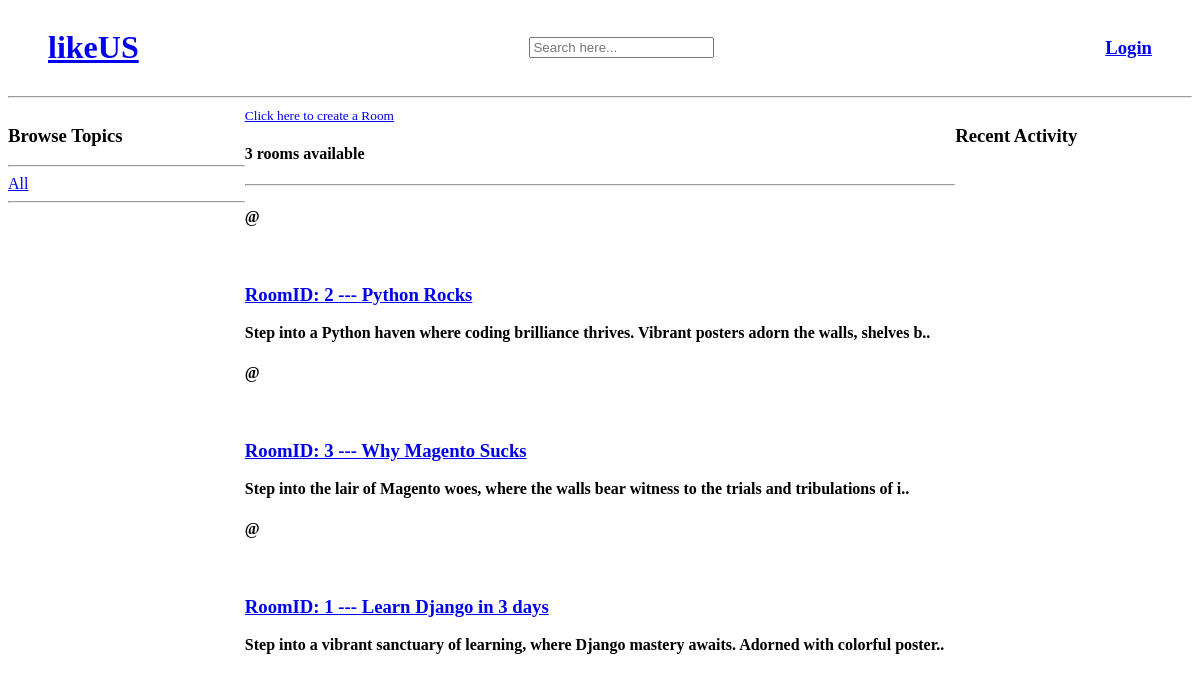
The app's page /, older data.
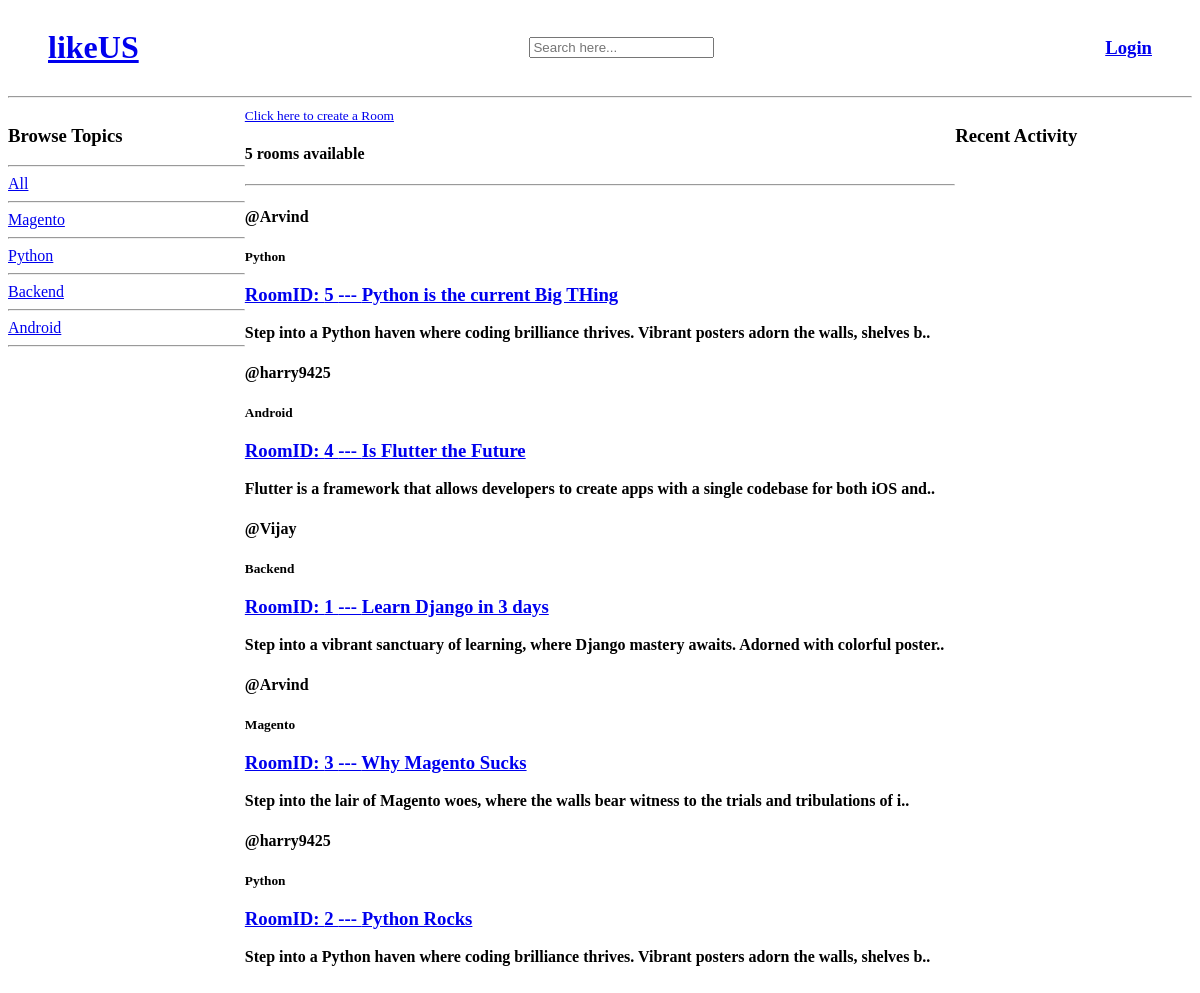
The same page, newer data.
### base/models.py (models this page shows, shortened)
class Room(models.Model):
    host=models.ForeignKey(User,on_delete=models.SET_NULL,null=True)
    topic=models.ForeignKey(Topic, on_delete=models.SET_NULL,null=True)
    name=models.CharField(max_length=100)
    description=models.CharField(max_length=500,null=True)
    created=models.DateTimeField(auto_now_add=True)
    updated=models.DateTimeField(auto_now=True)
    participants=models.ManyToManyField(User,related_name="participants",blank=True)
    class Meta:
        ordering=['-updated','-created']

class Topic(models.Model):
    name=models.CharField(max_length=30)

### base/views.py (the view)
# urls.py: path("",views.home, name="home"),
def home(request):
    q=request.GET.get('q')
    allroom=Room.objects.filter(
        Q(topic__name__icontains=("" if q==None else q)) |
        Q(name__icontains=("" if q==None else q)) |
        Q(description__icontains=("" if q==None else q))
    )
    alltopics=Topic.objects.all()
    roomscount=len(allroom)
    context={'rooms':allroom,'topics':alltopics,'roomscount':roomscount}
    return render(request,'base/home.html',context)

### base/templates/base/home.html (shortened to what this page needs)
{% extends "main.html" %}
{% block content %}
<div class="home-container">
    <div>
        <h3>Browse Topics</h3>
        <hr>
        <div>
            <div>
                <a href="{% url "home" %}">All</a>
                <br><hr>
            </div>
            {% for x in topics %}
                <div>
                    <a href="{% url "home" %}?q={{x.name}}">{{x.name}}</a>
                    <br><hr>
                </div>
            {% endfor %}
        </div>
    </div>
    <div>
        <small><a href={% url "create-room" %}>Click here to create a Room</a></small>
        <br>
        <h4>{{roomscount}} rooms available<h4>
        <div>
            <div>
                <hr>
                {% for x in rooms %}
                    <div>
                        <h4>@{{x.host.username}}</h4>
                        <small>{{x.topic.name}}</small><br>
                            <a href="{% url 'room' x.id %}">
                                <h3>RoomID: {{x.id}} --- {{x.name}}</h3>
                            </a>
                        <p>{{x.description | slice:":100"}}..</p>
                    </div>
                {% endfor %}
            </div>
        </div>
    </div>
    <div>
        <h3>Recent Activity</h3>
    </div>
</div>
{% endblock content %}

### templates/main.html (shortened to what this page needs)
<!DOCTYPE html>
<html>
    <head>
        <link rel="stylesheet" href="">
    </head>
    <body>
        {% include "navbar.html" %}
        {% block content %}
        {% endblock content %}
    </body>
</html>

### templates/navbar.html (shortened to what this page needs)
<div class="nav-container">
<div>
    <a href="/">
        {% if request.user.is_authenticated %}
        <h1>
            Hi {{request.user.username}}
        </h1>
        {% else %}
        <h1>
            likeUS
        </h1>
        {% endif %}
    </a>
</div>
<div>
    <form method="GET" action="{% url "home" %}">
        <input type="text" placeholder="Search here..." name="q"/>
    </form>
</div>
<div>
    {% if request.user.is_authenticated %}
    <a href='{% url "logout" %}'><h3>Logout</h3></a>
    {% else  %}
    <a href='{% url "login" %}'><h3>Login</h3></a>
    {% endif %}
</div>
</div>
<hr>

### templates/navbar.html (style rules this page uses)
.nav-container { display:flex; flex-direction:row; justify-content:space-between; align-items:center; margin: 0px 40px 0px 40px; }

### base/templates/base/home.html (style rules this page uses)
.home-container { display:grid; grid-template-columns:1fr 3fr 1fr; }

Row changes from the older to the newer data that the page shows:
added Topic: name "Magento"
added Topic: name "Python"
added Topic: name "Backend"
added Topic: name "Android"
added Room: host.username "Arvind", topic.name "Python", id "5", name "Python is the current Big THing", description "Step into a Python haven where coding brilliance thrives. Vibrant posters adorn the walls, shelves b"
added Room: host.username "harry9425", topic.name "Android", id "4", name "Is Flutter the Future", description "Flutter is a framework that allows developers to create apps with a single codebase for both iOS and"
changed Room id 1: host.username (not shown) → "Vijay"; topic.name (not shown) → "Backend"; moves up the list
changed Room "Why Magento Sucks": host.username (not shown) → "Arvind"; topic.name (not shown) → "Magento"; moves down the list
changed Room "Python Rocks": host.username (not shown) → "harry9425"; topic.name (not shown) → "Python"
Text that changed along with them:
{{ roomscount }}: "3" → "5"
